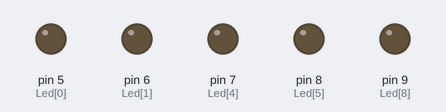
The sketch below on a simulated Arduino Uno, built with avr-gcc and run on an emulated ATmega328P. Shown: output pins drawn as LEDs (lit = HIGH). What the sketch prints to the serial monitor is not drawn.

Above: at 0.2 s.
At 1.2 s:
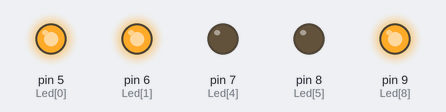
At 1.7 s:
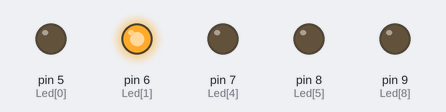
At 2.7 s:
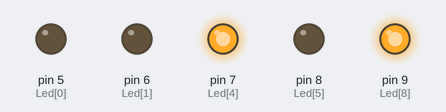
At 3.7 s:
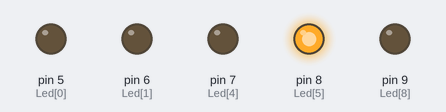
At 4.7 s:
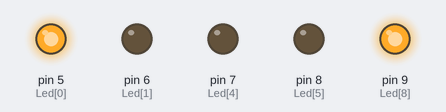
Timing chart, 0 to 5.2 s (numbered marks = the images above):
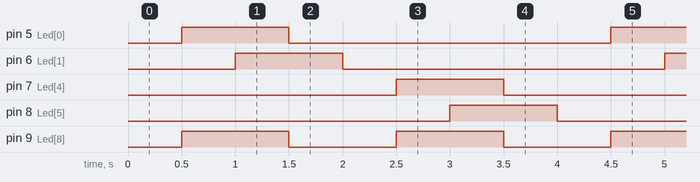

Measured:
- by itself, pin 5 (Led[0]), pin 6 (Led[1]), pin 7 (Led[4]), pin 8 (Led[5]): alternates HIGH for 1.0 s and LOW for 3.0 s
- by itself, pin 9 (Led[8]): alternates HIGH for 1.0 s and LOW for 1.0 s
- by itself, everything shown: repeats every 4.0 s, in 8 steps

The sketch:

lab-1-2-2.ino
```cpp
#include <MsTimer2.h>

//int Led[8] = {5, 5, 6, 6, 7, 7, 8, 8}; // Arduino PIN 정의
int Led[9] = {5,  6, 5,  6, 7, 8, 7, 8, 9}; // Arduino PIN 정의

void LedControl() {
  static int counter = 0;
  static byte output = HIGH; // LED ON/OFF를 결정할 변수
  digitalWrite(Led[counter++], output); // LED ON/OFF 수행
  digitalWrite(Led[8], output); // LED ON/OFF 수행

  if (counter % 2 == 0 ) {
    output = ! output; // 현재와 반대 상태로 전환
    //Led[8]=output;

    if (counter > 7 ) {
      counter = 0; // 배열 인덱스 초기화
      //    output = ! output; // 현재와 반대 상태로 전환
    }
  }
}


void setup() {
  int i;
  for (i = 0; i < 10; i++)
    pinMode(Led[i], OUTPUT); // 각 PIN을 출력으로 설정
  MsTimer2::set(500, LedControl); // Timer 설정
  MsTimer2::start(); // Timer 시작
  Serial.begin(9600);
  Serial.println("here");
}
void loop() {
}
```
